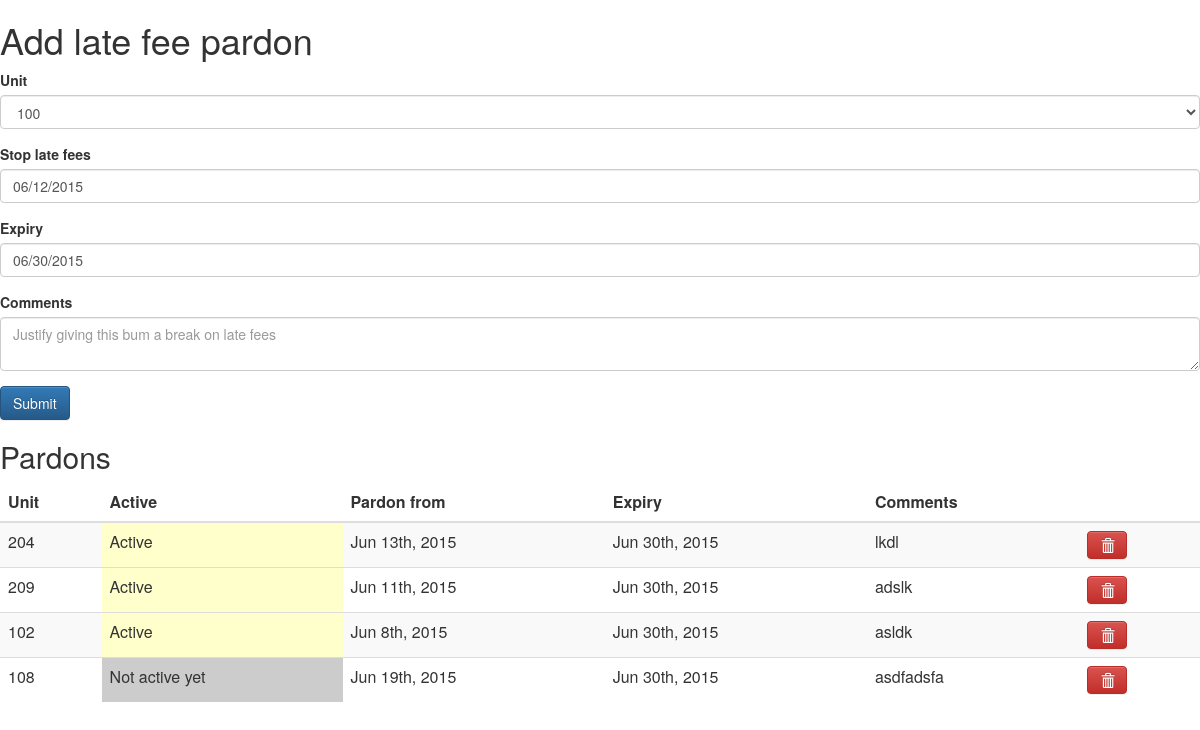
/add-pardon.php, run on the app's committed database.
### tables this page shows
CREATE TABLE `pardons` (
  `id` int(11) NOT NULL AUTO_INCREMENT,
  `acct_id` int(11) NOT NULL,
  `lf_stop` date NOT NULL,
  `expiry` date NOT NULL,
  `comments` varchar(255) NOT NULL,
  PRIMARY KEY (`id`)
);

CREATE TABLE `accounts` (
  `id` int(11) NOT NULL AUTO_INCREMENT,
  `current` tinyint(1) NOT NULL,
  `alias` varchar(255) NOT NULL,
  `names` varchar(255) NOT NULL,
  `phone` varchar(255) NOT NULL,
  PRIMARY KEY (`id`)
);

### add-pardon.php (the view, shortened to what this page needs)
<?php
include_once "init.php";
$all_aliases = $db->prepare("SELECT alias, id AS acct_id FROM accounts WHERE current=1");
$all_aliases->execute();
$today = date("m/d/Y");
$end_of_month = date("m/t/Y");
$plist = $db->prepare("SELECT alias, pardons.*, IF(lf_stop > CURDATE(),false,true) AS active FROM pardons LEFT JOIN accounts ON accounts.id=pardons.acct_id WHERE expiry >= CURDATE() ORDER BY active DESC, lf_stop DESC");
$plist->execute();
?>
<html>
<head>
<link rel="stylesheet" href="https://maxcdn.bootstrapcdn.com/bootstrap/3.3.4/css/bootstrap.min.css">
<link rel="stylesheet" href="https://maxcdn.bootstrapcdn.com/bootstrap/3.3.4/css/bootstrap-theme.min.css">
</head><body>
<h1>Add late fee pardon</h1>
<form role="form" id="add">
    <div class="form-group">
        <label for="alias">
            Unit
        </label>
        <select name="alias" id="alias" class="form-control">
            <?php while($a = $all_aliases->fetch()):?>
            <option value="<?=$a['alias']?>" data-acct_id="<?=$a['acct_id']?>"><?=$a['alias']?></option>
            <?php endwhile; ?>
        </select>
    </div>
    <div class="form-group">
        <label for="lf_stop">
            Stop late fees
        </label>
        <input type="text" class="form-control" name="lf_stop" id="lf_stop" value="<?=$today?>">
    </div>
    <div class="form-group">
        <label for="expiry">
            Expiry
        </label>
        <input type="text" class="form-control" name="expiry" id="expiry" value="<?=$end_of_month?>">
    </div>
    <div class="form-group">
        <label for="comments">
            Comments
        </label>
        <textarea name="comments" id="comments" class="form-control" placeholder="Justify giving this bum a break on late fees"></textarea>
    </div>
    <button type="submit" class="btn btn-primary">Submit</button>
</form>
<h2>Pardons</h2>
<table role="table" class="table table-striped">
    <thead>
        <th>Unit</th>
        <th>Active</th>
        <th>Pardon from</th>
        <th>Expiry</th>
        <th>Comments</th>
        <th></th>
    </thead>
<?php while($p = $plist->fetch()): ?>
    <tr>
        <td><?=$p['alias']?></td>
        <td data-active="<?=$p['active']?>" class="active"><?php echo $p['active'] ? "Active" : "Not active yet"; ?></td>
        <td><?php echo date("M jS, Y", strtotime($p['lf_stop'])); ?></td>
        <td><?php echo date("M jS, Y", strtotime($p['expiry'])); ?></td>
        <td><?=$p['comments']?></td>
        <td>
            <button type="button" class="btn btn-danger del" data-id="<?=$p['id']?>" data-toggle="modal" data-target="#confirm_del">
                <span class="glyphicon glyphicon-trash" aria-hidden="true"></span>
            </button>
        </td>
    </tr>
<?php endwhile; ?>
</table>
</body></html>

### data on the page
pardons: accounts.alias "204", shows "Active", lf_stop "Jun 13th, 2015", expiry "Jun 30th, 2015", comments "lkdl"
pardons: accounts.alias "209", shows "Active", lf_stop "Jun 11th, 2015", expiry "Jun 30th, 2015", comments "adslk"
pardons: accounts.alias "102", shows "Active", lf_stop "Jun 8th, 2015", expiry "Jun 30th, 2015", comments "asldk"
pardons: accounts.alias "108", shows "Not active yet", lf_stop "Jun 19th, 2015", expiry "Jun 30th, 2015", comments "asdfadsfa"

### other printed values
form field alias "100"
